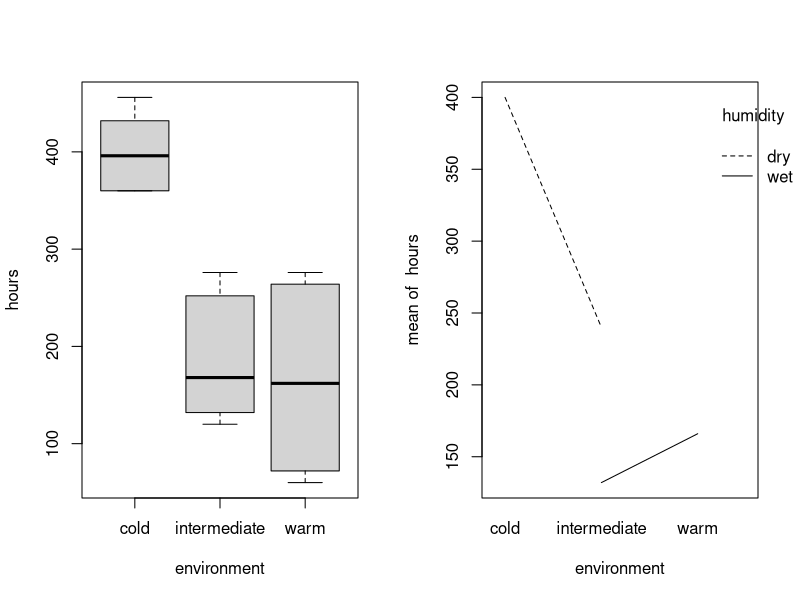
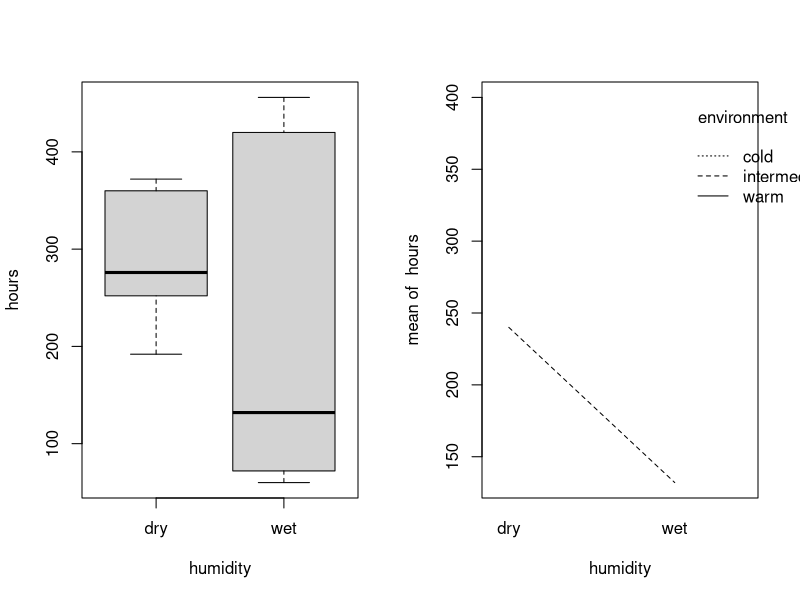
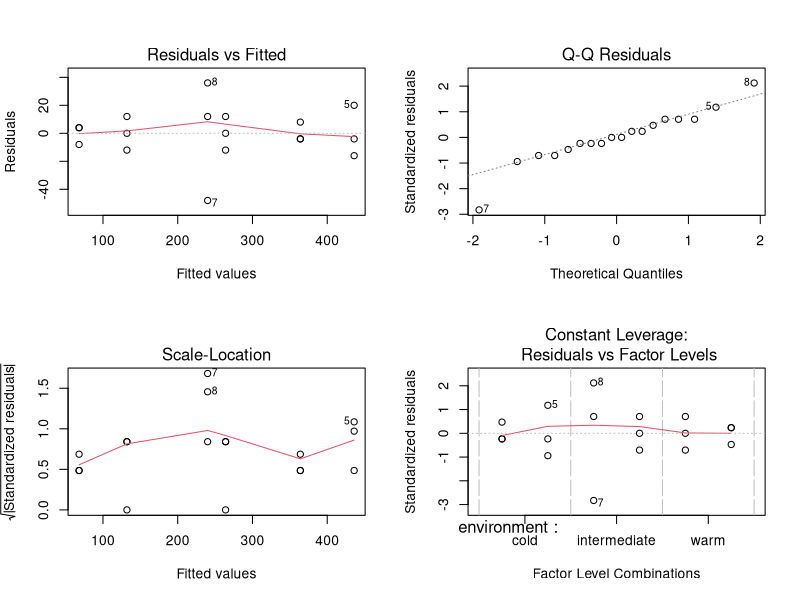
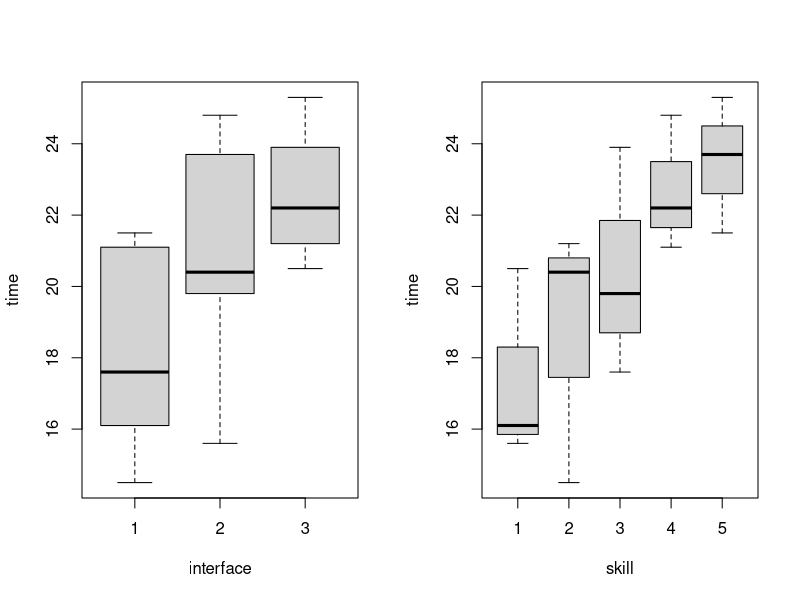
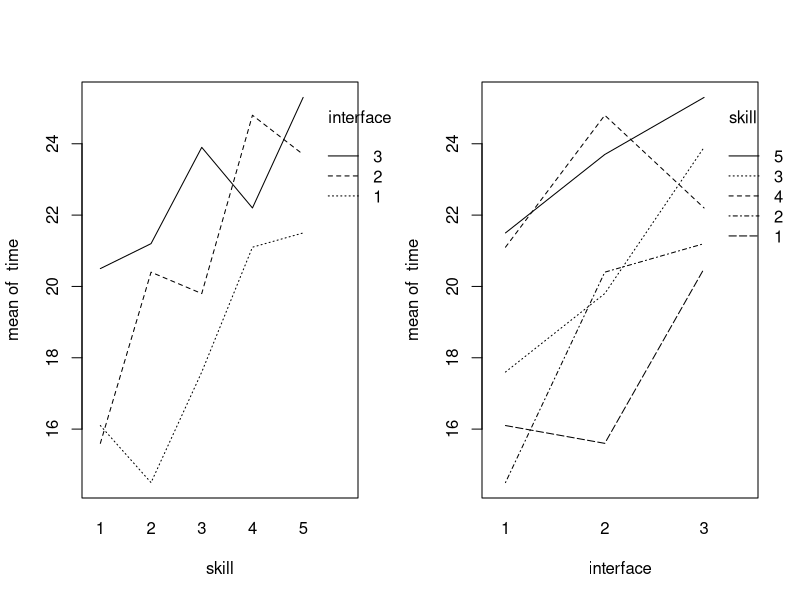

Generate these figures, in order, with R:
## ---- chunk 1
knitr::opts_chunk$set(fig.height = 2.5)
options(show.signif.stars=FALSE)
## ---- chunk 2
bread = read.table(file = 'data/bread.txt', header = TRUE)
## ---- chunk 3
# The randomization process for 18 slices
# Take hours column from the data
hours = as.vector(as.matrix(bread$hours))
# Create environment column
environment = rep(c('cold', 'intermediate', 'warm'), each = 6)
# Create humidity column
humidity = rep(c('dry', 'wet'), each = 9)
# Converting to data frame
data.frame(cbind(hours, environment, humidity))
## ---- chunk 4
# Divide into two columns
par(mfrow=c(1, 2))
# Boxplot vs interaction plot in hours~environment
boxplot(hours~environment, data = bread)
interaction.plot(environment, humidity, hours, fixed = TRUE)
# Boxplot vs interaction plot in hours~humidity
boxplot(hours~humidity, data = bread)
interaction.plot(humidity, environment, hours, fixed = TRUE)
## ---- chunk 5
# Creating linear model and ANOVA test
breadaov = lm(hours~environment*humidity, data = bread); anova(breadaov)
p_interaction = anova(breadaov)$Pr[3]
## ---- chunk 6
summary(breadaov)[4]
## ---- chunk 7
par(mfrow=c(2, 2))
# Plot the linear fitted model graphs
plot(breadaov)
## ---- chunk 8
search_data <- read.table("data/search.txt", header=TRUE)
## ---- chunk 9
# N <- as.vector(as.matrix(search_data$time))
# I <- as.vector(as.matrix(search_data$skill))
# B <- as.vector(as.matrix(search_data$interface))
# for (i in 1:B) print(sample(1:(N*I)))
xtabs(time~interface+skill,data=search_data)
## ---- chunk 10
# interaction.plot(search_data$interface, search_data$skill, search_data$time)
# boxplot(search_data$interface, search_data$skill, search_data$time)
attach(search_data)
par(mfrow=c(1,2))
boxplot(time~interface)
boxplot(time~skill)

par(mfrow=c(1,2))
interaction.plot(skill,interface,time)
interaction.plot(interface,skill,time)
## ---- chunk 11
aovsearch=lm(time~interface+skill)
anova(aovsearch)
summary(aovsearch)
## ---- chunk 12
friedman.test(time,interface,skill)
